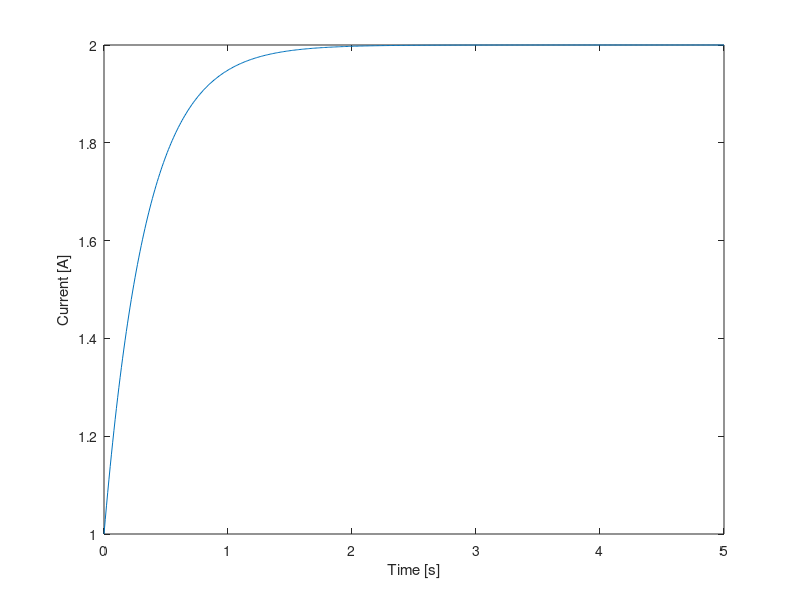

MATLAB code for this plot:
% Simulate RL circuit
t = [0 5]; h = 0.01;
i0 = 1; L = 1; R = 2; Kp = 1; iref = 2;

% Number of iterations
N = t(2)/h;

% Define Butcher-array (book p. 528)
A = diag([0.5 0.5 1]);
b = [1/6 2/6 2/6 1/6]';
c = [0 0.5 0.5 1]';

% Order of ERK method
sigma = size(A,1) + 1;

% RL-circuit model
RL = @(i) ( -R/L * i + 1/L * ( R*iref - Kp*(i - iref)) );

% Initialize storage
y = zeros(N+1,1); y(1) = i0;

% We use numerical scheme from book p. 526 
k = zeros(sigma,1);
for n = 1:N,
    for j = 1:sigma,
        A_diag = diag(A);
        k(j) = RL(y(n) + h * sum(A_diag(1:j - 1) .* k(1:j - 1)));
    end
    y(n + 1) = y(n) + h * sum(b .* k);
end

plot(t(1):h:t(2),y); xlabel('Time [s]'); ylabel('Current [A]');
